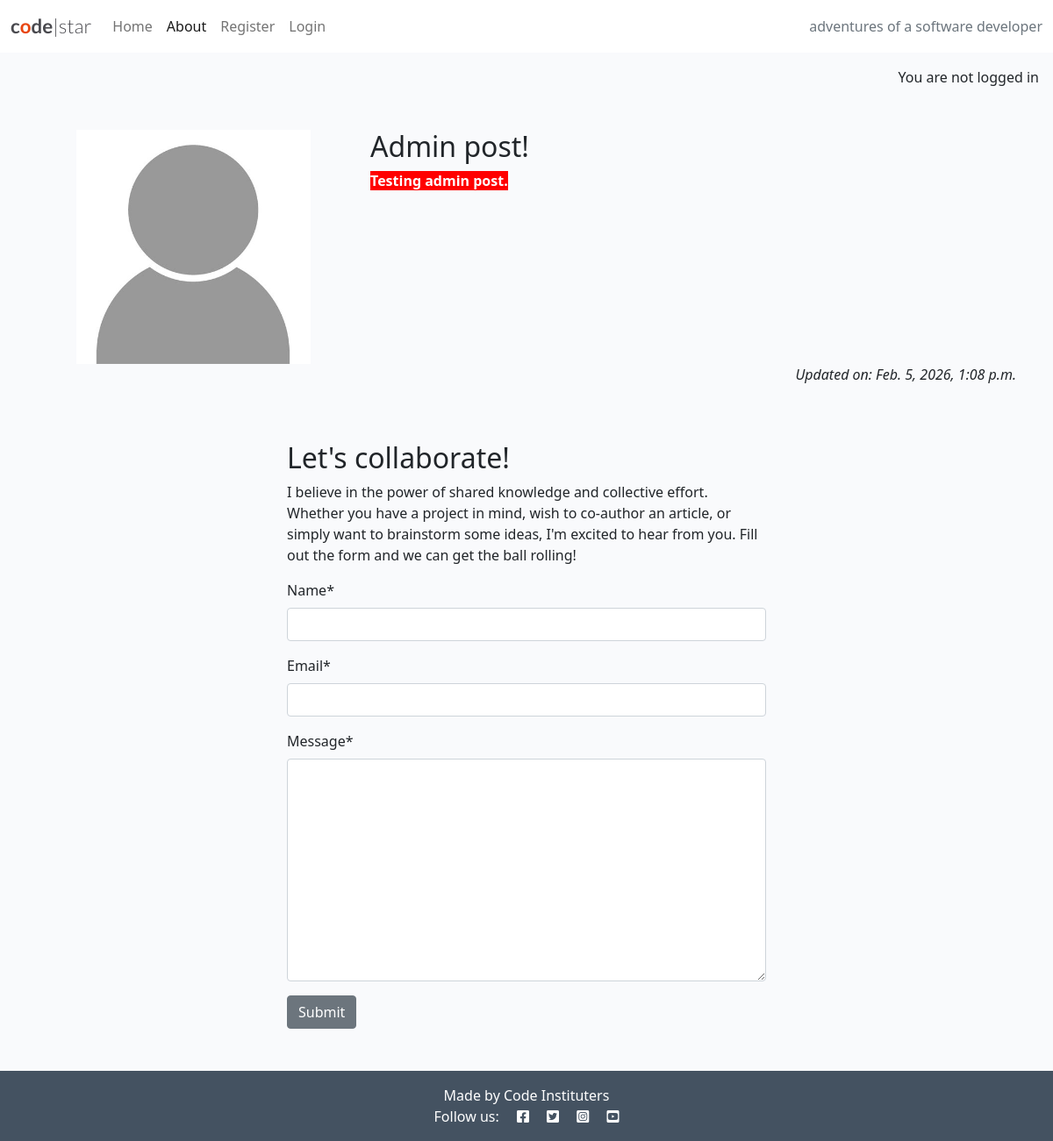
The page /about/ on the database its author committed.
### about/models.py (models this page shows, shortened)
class About(models.Model):
    title = models.CharField(max_length=200)
    updated_on = models.DateTimeField(auto_now=True)
    content = models.TextField()

### about/views.py (the view, shortened to what this page needs)
# urls.py: path("", views.about_me, name="about"),
def about_me(request):
    about = About.objects.all().order_by("-updated_on").first()
    collaborate_form = CollaborateForm()
    return render(
        request,
        "about/about.html",
        {
            "about": about,
            "collaborate_form": collaborate_form
        },
    )

### about/forms.py
class CollaborateForm(forms.ModelForm):
    class Meta:
        model = CollaborateRequest
        fields = ("name", "email", "message")

### about/templates/about/about.html (shortened to what this page needs)
{% extends 'base.html' %}
{% load static %}
{% load crispy_forms_tags %}
{% block content %}
<div class="container mt-5">
    <div class="row">
        <div class="col-12 col-md-4 text-center">
            <img src="{% static 'images/nobody.jpg' %}" width="75%">
        </div>
        <div class="col-12 col-md-8">
            <h2>{{ about.title }}</h2>
            {{ about.content | safe }}
        </div>
    </div>
    <div class="row">
        <div class="col text-right">
          <p class="text-end"><em>Updated on: {{ about.updated_on }}</em></p>
        </div>
    </div>
    <div class="row justify-content-center">
        <div class="col-12 col-md-6 my-5">
            <h2>Let's collaborate!</h2>
            <p>I believe in the power of shared knowledge and collective effort.
                Whether you have a project in mind, wish to co-author
                an article, or simply want to brainstorm some ideas,
                I'm excited to hear from you. Fill out the form
                and we can get the ball rolling!</p>
            {% load crispy_forms_tags %}
            <form method="post">
            {{ collaborate_form|crispy }}
            <button class="btn btn-secondary" type="submit">Submit</button>
            </form>
        </div>
    </div>
</div>
{% endblock content %}

### static/css/style.css (style rules this page uses)
body { background-color: #F9FAFC; }
.main-bg { background-color: #F9FAFC; }

### rows shown on the page
About: title "Admin post!", content "Testing admin post.", updated_on "Feb. 5, 2026, 1:08 p.m."
